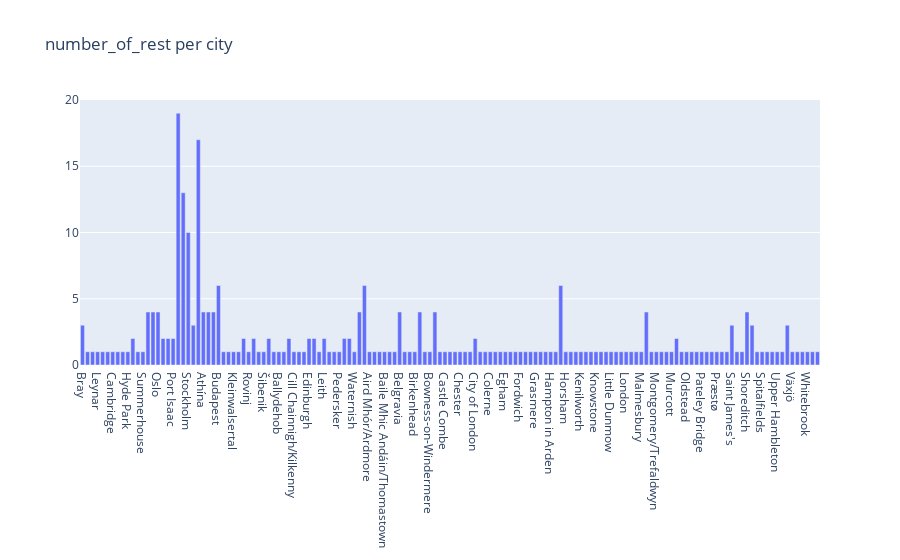
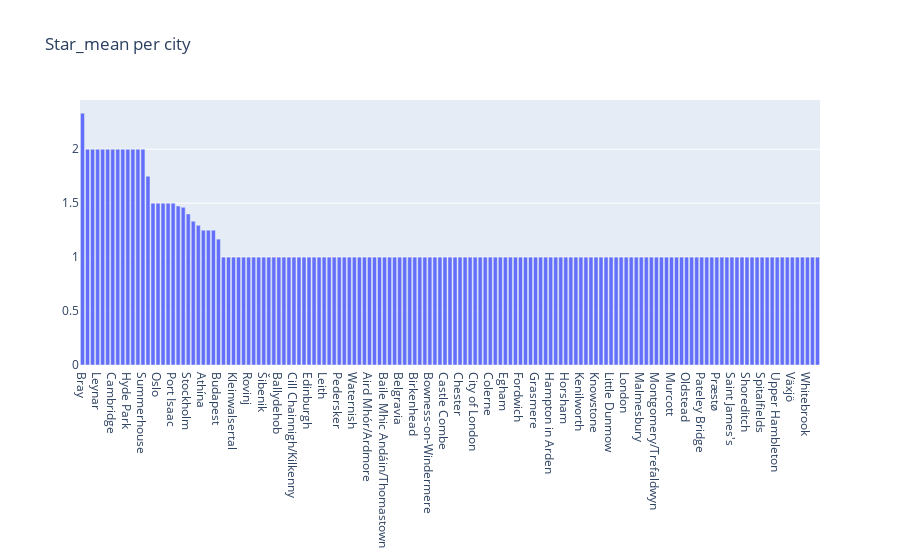
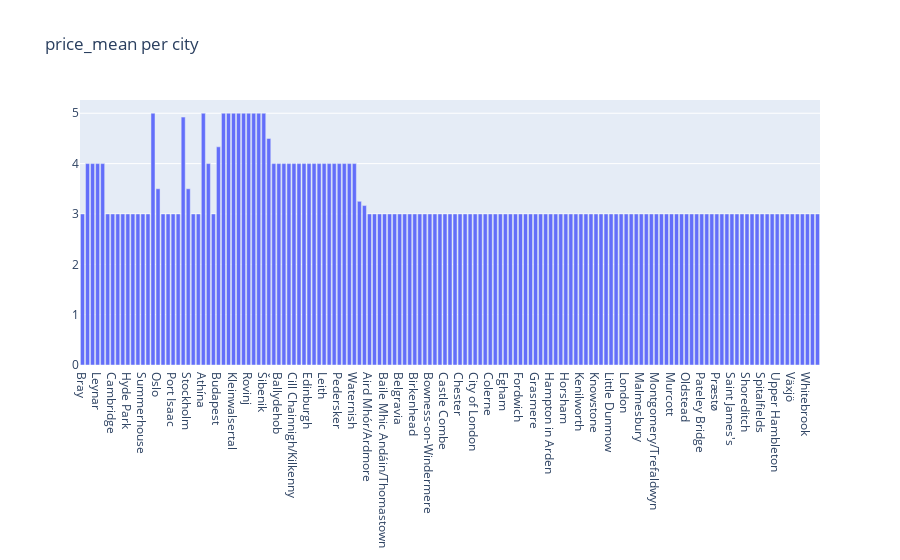

Notebook cell for these charts, in order:
### Code cell
agg_bar_plotter(dff_agg_city, aggregator='city')
agg_bar_plotter(dff_agg_city, aggregator='city', y = 'Star_mean')
agg_bar_plotter(dff_agg_city, aggregator='city', y = 'price_mean')

### Figure 1 — Plotly figure (JSON) as saved in the notebook; plotly's stock layout.template omitted (floating-point values rounded to 4 significant figures; data arrays with more than 128 entries replaced by an {"elided": "..."} marker saying what was removed)
{"data": [{"type": "bar", "x": {"elided": "147 str values"}, "y": {"elided": "147 int values"}}], "layout": {"title": {"text": "number_of_rest per city"}}}

### Figure 2 — Plotly figure (JSON) as saved in the notebook; plotly's stock layout.template omitted (floating-point values rounded to 4 significant figures; data arrays with more than 128 entries replaced by an {"elided": "..."} marker saying what was removed)
{"data": [{"type": "bar", "x": {"elided": "147 str values"}, "y": {"elided": "147 float values"}}], "layout": {"title": {"text": "Star_mean per city"}}}

### Figure 3 — Plotly figure (JSON) as saved in the notebook; plotly's stock layout.template omitted (floating-point values rounded to 4 significant figures; data arrays with more than 128 entries replaced by an {"elided": "..."} marker saying what was removed)
{"data": [{"type": "bar", "x": {"elided": "147 str values"}, "y": {"elided": "147 float values"}}], "layout": {"title": {"text": "price_mean per city"}}}
